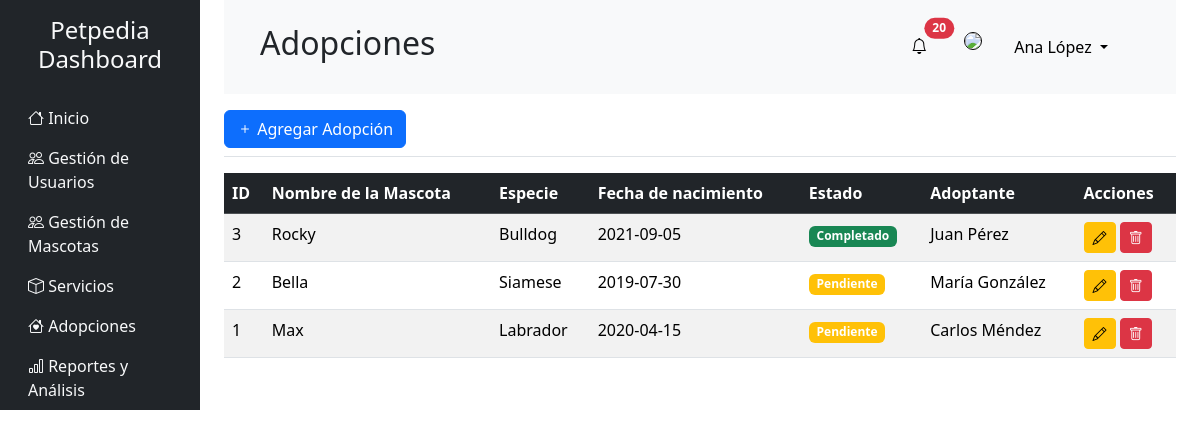
The page /adoption.php (signed in) on the database its author committed.
### tables this page shows
CREATE TABLE adoptions (
    adoption_id INT NOT NULL AUTO_INCREMENT,
    pet_id INT NOT NULL,
    user_id INT,
    adoption_date DATE,
    status_id INT,
    PRIMARY KEY (adoption_id),
    FOREIGN KEY (status_id) REFERENCES statuses(status_id),
    FOREIGN KEY (pet_id) REFERENCES pets(pet_id),
    FOREIGN KEY (user_id) REFERENCES users(user_id)
);

CREATE TABLE pets (
    pet_id INT NOT NULL AUTO_INCREMENT,
    name VARCHAR(100) NOT NULL,
    img VARCHAR(100),
    species VARCHAR(50),
    breed VARCHAR(50),
    birth_date DATE,
    main_image_id INT,
    status_id INT,
    PRIMARY KEY (pet_id),
    FOREIGN KEY (status_id) REFERENCES statuses(status_id)
);

CREATE TABLE users (
    user_id INT NOT NULL AUTO_INCREMENT,
    username VARCHAR(50) NOT NULL,
    email VARCHAR(100) UNIQUE NOT NULL,
    password VARCHAR(255) NOT NULL,
    level TINYINT NOT NULL,
    created_at DATETIME DEFAULT CURRENT_TIMESTAMP,
    user_img VARCHAR(100),
    PRIMARY KEY (user_id)
);

### adoption.php (the view, shortened to what this page needs)
<?php
include "./php/conexion.php";
$sql = "SELECT
            a.adoption_id,
            p.name AS pet_name,
            p.birth_date AS b_date,
            p.breed,
            a.status_id,
            u.username
        FROM adoptions a
        INNER JOIN pets p ON a.pet_id = p.pet_id
        INNER JOIN users u ON a.user_id = u.user_id
        ORDER BY a.adoption_id DESC";
$res = $conexion->query($sql) or die($conexion->error);
?>
<!DOCTYPE html>
<html lang="en">
  <head>
    <link
      href="https://cdn.jsdelivr.net/npm/bootstrap@5.3.2/dist/css/bootstrap.min.css"
      rel="stylesheet"
    />
    <link
      href="https://cdn.jsdelivr.net/npm/bootstrap-icons/font/bootstrap-icons.css"
      rel="stylesheet"
    />
  </head>
  <body>
    <div class="container-fluid">
      <div class="row">
        <?php include "./layouts/aside.php" ?>
        <main class="col-md-9 ms-sm-auto col-lg-10 px-md-4">
        <?php include "./layouts/header.php" ?>
          <div
            class="d-flex justify-content-between flex-wrap flex-md-nowrap align-items-center pt-3 pb-2 mb-3 border-bottom"
          >
            <button
              class="btn btn-primary"
              data-bs-toggle="modal"
              data-bs-target="#addAdoptionModal"
            >
              <i class="bi bi-plus"></i> Agregar Adopción
            </button>
          </div>
          <div class="table-responsive">
            <table class="table table-striped table-hover">
              <thead class="table-dark">
                <tr>
                  <th>ID</th>
                  <th>Nombre de la Mascota</th>
                  <th>Especie</th>
                  <th>Fecha de nacimiento</th>
                  <th>Estado</th>
                  <th>Adoptante</th>
                  <th>Acciones</th>
                </tr>
              </thead>
              <tbody>
              <?php
                    while($fila=mysqli_fetch_array($res)){
                  ?>
                <tr>
                <td><?php echo $fila['adoption_id'] ?></td>
                <td><?php echo $fila['pet_name'] ?></td>
                <td><?php echo $fila['breed'] ?></td>
                <td><?php echo $fila['b_date'] ?></td>
                <td><?php
                      if($fila['status_id']==2){
                        echo '<span class="badge bg-warning">Pendiente</span>';
                      }
                      if($fila['status_id']==3){echo '<span class="badge bg-success">Completado</span>';
                      }
                    ?></td>
                    <td><?php echo $fila['username']; ?></td>
                  <td>
                    <button
                      class="btn btn-warning btn-sm"
                      data-bs-toggle="modal"
                      data-bs-target="#addAdoptionModal"
                    >
                      <i class="bi bi-pencil"></i>
                    </button>
                    <button
                      class="btn btn-sm btn-danger"
                      data-bs-toggle="modal"
                      data-bs-target="#deleteUserModal"
                    >
                      <i class="bi bi-trash"></i>
                    </button>
                  </td>
                </tr>
                <?php
                    }
                ?>
              </tbody>
            </table>
          </div>
        </main>
      </div>
    </div>
  </body>
</html>

### rows shown on the page
adoptions: adoption_id "3", pet.name "Rocky", pet.breed "Bulldog", pet.birth_date "2021-09-05", shows "Completado", user.username "Juan Pérez"
adoptions: adoption_id "2", pet.name "Bella", pet.breed "Siamese", pet.birth_date "2019-07-30", shows "Pendiente", user.username "María González"
adoptions: adoption_id "1", pet.name "Max", pet.breed "Labrador", pet.birth_date "2020-04-15", shows "Pendiente", user.username "Carlos Méndez"

### other values the page prints
$title "Adopciones"
$user['nombre'] "Ana López"
